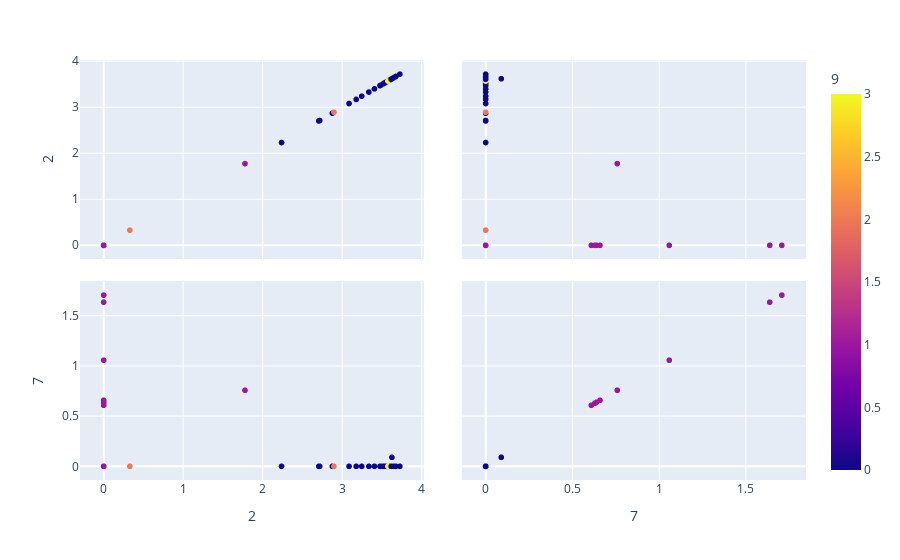

Notebook code for this chart:
### Code cell
df_pred=pd.DataFrame(pd.concat([pd.DataFrame(X_test,columns=[0,1,2,3,4,5,6,7,8]),pd.DataFrame(Y_pred_2,columns=[9])],axis=1))
fig = px.scatter_matrix(df_pred,
    dimensions=[2,7],
    color=9)
fig.show()

### Figure 1 — Plotly figure (JSON) as saved in the notebook; plotly's stock layout.template omitted (floating-point values rounded to 4 significant figures)
{"data": [{"dimensions": [{"axis": {"matches": true}, "label": "2", "values": [3.6, 0, 3.65, 0, 3.68, 0, 3.54, 3.49, 3.58, 3.18, 0, 0, 3.63, 3.57, 2.24, 0, 1.78, 3.73, 3.48, 0, 2.88, 0, 0, 0, 3.57, 2.9, 3.56, 3.54, 0.33, 3.67, 2.71, 3.52, 3.41, 3.34, 3.58, 0, 0, 3.65, 3.25, 3.09, 2.72, 0, 3.62]}, {"axis": {"matches": true}, "label": "7", "values": [0, 0.66, 0, 0.64, 0, 0, 0, 0, 0, 0, 0, 0, 0.09, 0, 0, 0, 0.76, 0, 0, 0, 0, 1.06, 1.64, 0.61, 0, 0, 0, 0, 0, 0, 0, 0, 0, 0, 0, 1.71, 0, 0, 0, 0, 0, 0.63, 0]}], "hovertemplate": "%{xaxis.title.text}=%{x}<br>%{yaxis.title.text}=%{y}<br>9=%{marker.color}<extra></extra>", "legendgroup": "", "marker": {"color": [0, 1, 3, 1, 0, 2, 0, 0, 0, 0, 2, 2, 0, 0, 0, 2, 1, 0, 0, 1, 0, 1, 1, 1, 0, 2, 0, 0, 2, 0, 0, 0, 0, 0, 3, 1, 1, 0, 0, 0, 0, 1, 0], "coloraxis": "coloraxis", "symbol": "circle"}, "name": "", "showlegend": false, "type": "splom"}], "layout": {"coloraxis": {"colorbar": {"title": {"text": "9"}}, "colorscale": [[0, "#0d0887"], [0.1111, "#46039f"], [0.2222, "#7201a8"], [0.3333, "#9c179e"], [0.4444, "#bd3786"], [0.5556, "#d8576b"], [0.6667, "#ed7953"], [0.7778, "#fb9f3a"], [0.8889, "#fdca26"], [1, "#f0f921"]]}, "dragmode": "select", "legend": {"tracegroupgap": 0}, "margin": {"t": 60}}}
